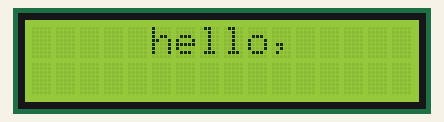
This sketch was run on a simulated Arduino Uno, built with avr-gcc and run on an emulated ATmega328P. Parts: 16×2 character LCD.

Above: at 0.1 s.
At 0.6 s:
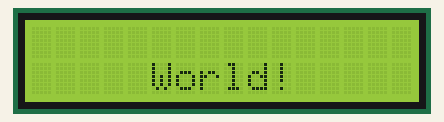

The sketch:

_00_LCD.ino
```cpp
//=== LCD ===
#include <LiquidCrystal.h>
const int rs = 12, en = 11, d4 = 6, d5 = 7, d6 = 8, d7 = 9;
LiquidCrystal lcd(rs, en, d4, d5, d6, d7);

void SetupLCD()
{
  lcd.begin(16, 2);
}

void setup() {
  SetupLCD();
}

void TestLCD()
{
  lcd.clear(); lcd.setCursor(5, 0); lcd.print("hello,");
  delay(500);
  lcd.clear(); lcd.setCursor(5, 1); lcd.print("World!");
  delay(500);
}

void loop() {
  TestLCD();
}
```

Measured:
- what the display in image 1 shows lasts 0.5 s, from 0.6 s to 1.1 s
